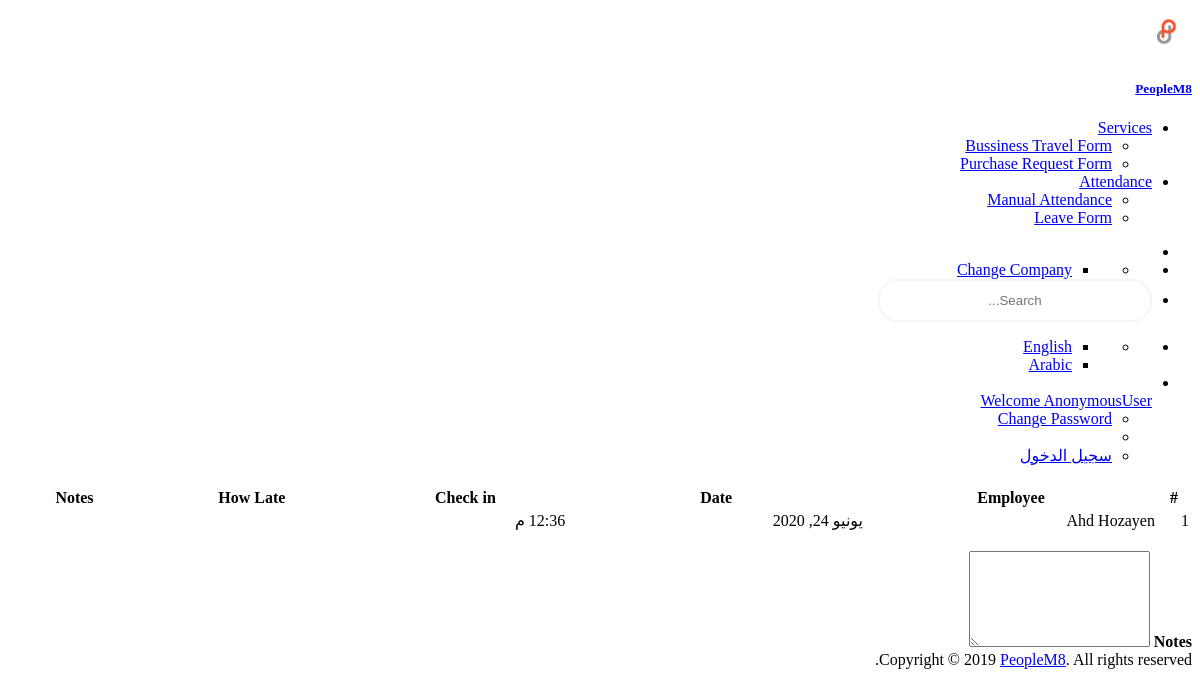
Page /report/late_report/ on the earlier database version.
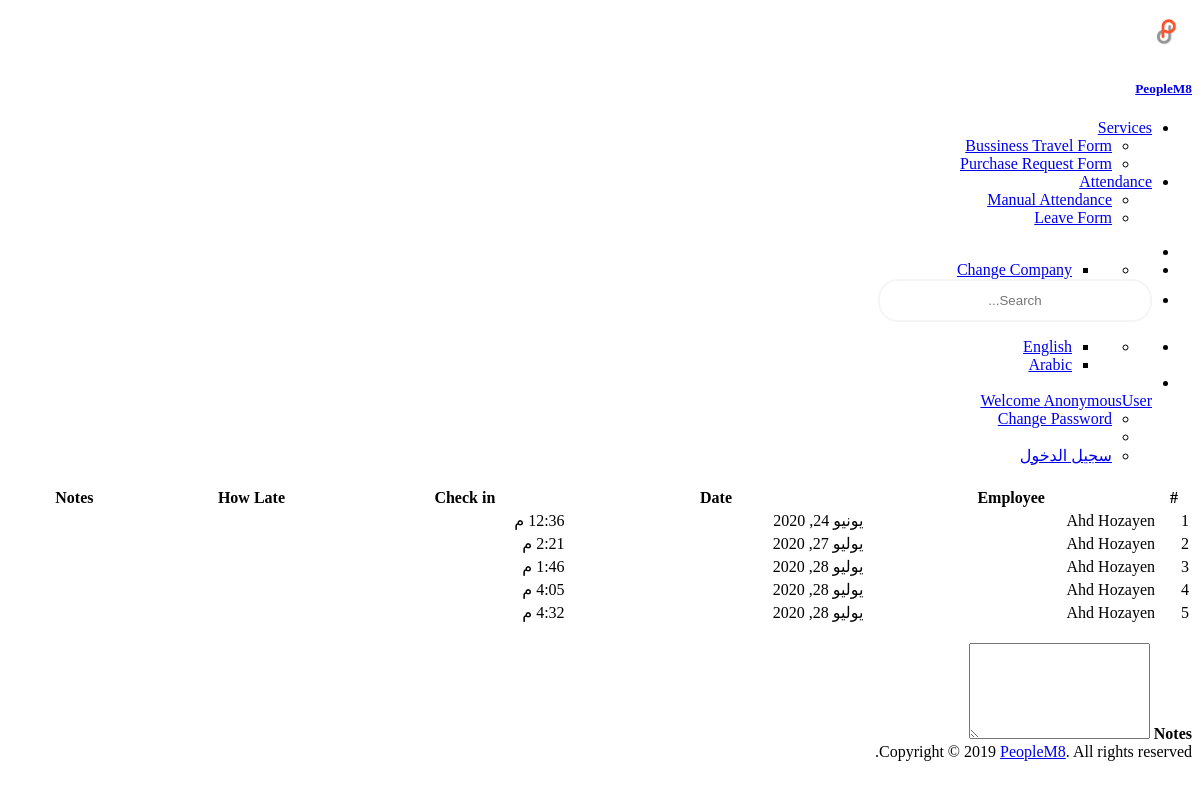
Same page on the later database version.
### attendance/models.py (models this page shows, shortened)
class Attendance(models.Model):
    employee = models.ForeignKey(Employee, related_name='emp_attendance', on_delete=models.CASCADE, blank=True, null=True,)
    date = models.DateField(blank=True, null=True,)
    check_in = models.TimeField(blank=True, null=True, )
    check_out = models.TimeField(blank=True, null=True)
    work_hours = models.CharField(max_length=100, blank=True, null=True)
    normal_hrs = models.DecimalField(decimal_places=2, max_digits=4, blank=True, null=True, default=0)
    normal_overtime_hours = models.DecimalField(decimal_places=2, max_digits=4, blank=True, null=True, default=0)
    exceptional_hrs = models.DecimalField(decimal_places=2, max_digits=4, blank=True, null=True, default=0)
    exceptional_overtime = models.DecimalField(decimal_places=2, max_digits=4, blank=True, null=True, default=0)
    delay_hrs = models.TimeField(blank=True, null=True)
    absence_days = models.IntegerField(blank=True, null=True, default=0)
    day_of_week = models.CharField(max_length=12, blank=True, null=True,)
    slug = models.SlugField(blank=True, null=True)
    created_by = models.ForeignKey(settings.AUTH_USER_MODEL, on_delete=models.CASCADE, blank=True, null=True, related_name='attendance_created_by')
    creation_date = models.DateField(auto_now_add=True)
    last_update_by = models.ForeignKey(settings.AUTH_USER_MODEL, on_delete=models.CASCADE, blank=True, null=True, related_name='attendance_last_updated_by')
    last_update_date = models.DateField(auto_now=True)
    def __str__(self):
        return self.employee.emp_name

### employee/models.py (models this page shows, shortened)
class Employee(models.Model):
    identification_type_list = [("N", _("National Id")), ("P", _("Passport"))]
    gender_list = [("M", _("Male")), ("F", _("Female"))]
    social_status_list = [("M", _("Married")), ("S", _("Single"))]
    military_status_list = [("E", _("Exemption")), ("C", _("Complete the service")), ("P", _("Postponed"))]
    religion_list = [("M", _("Muslim")), ("C", _("Chrestin"))]
    user = models.ForeignKey(settings.AUTH_USER_MODEL, on_delete=models.CASCADE, blank=True, null=True, related_name='employee_user')
    enterprise = models.ForeignKey(Enterprise, on_delete=models.CASCADE,related_name='enterprise_employee', verbose_name=_('Department'))
    emp_number = models.IntegerField(default=0, blank=True, null=True, verbose_name=_('Employee Number'))
    emp_name = models.CharField(max_length=60, verbose_name=_('Employee Name'))
    address1 = models.CharField(max_length=255, blank=True, null=True, verbose_name=_('address1'))
    address2 = models.CharField(max_length=255, blank=True, null=True, verbose_name=_('address2'))
    phone = models.CharField(max_length=255, blank=True, null=True, verbose_name=_('phone'))
    mobile = models.CharField(max_length=255, blank=True, null=True, verbose_name=_('mobile'))
    date_of_birth = models.DateField(auto_now=False, auto_now_add=False, blank=True, null=True, verbose_name=_('Birthdate'))
    hiredate = models.DateField(auto_now=False, auto_now_add=False, default=date.today, verbose_name=_('Hire Date'))
    email = models.EmailField(blank=True, null=True, verbose_name=_('email'))
    picture = models.ImageField(null=True, blank=True, verbose_name=_('picture'))
    is_active = models.BooleanField(blank=True, default=True, verbose_name=_('Is Active'))
    identification_type	= 	models.CharField(max_length=5, choices=identification_type_list, null=True, blank=True, verbose_name=_('ID Type'))
    id_number = models.CharField(max_length=50, blank=True, null=True, verbose_name=_('ID Number'))
    place_of_birth = models.CharField(max_length=100, blank=True, null=True, verbose_name=_('Place of Birth'))
    nationality = models.CharField(max_length=20, blank=True, null=True, verbose_name=_('Nationality'))
    field_of_study = models.CharField(max_length=30, blank=True, null=True, verbose_name=_('Field of Study'))
    education_degree = models.CharField(max_length=30, blank=True, null=True, verbose_name=_('Eductaion Degree'))
    gender = models.CharField(max_length=5, choices=gender_list, null=True, blank=True, verbose_name=_('Gender'))
    social_status	= 	models.CharField(max_length=5, choices=social_status_list, null=True, blank=True, verbose_name=_('Social Status'))
    military_status	= 	models.CharField(max_length=5, choices=military_status_list, null=True, blank=True, verbose_name=_('Milatery Status'))
    religion	= 	models.CharField(max_length=5, choices=religion_list, null=True, blank=True, verbose_name=_('Religion'))
    insured = models.BooleanField(verbose_name=_('Insured'))
    insurance_number = models.CharField(max_length=30, blank=True, null=True, verbose_name=_('Insurance Number'))
    insurance_date = models.DateField(auto_now=False, auto_now_add=False, blank=True, null=True, verbose_name=_('Insurance Date'))
    insurance_salary = models.FloatField(default=0.0, null=True, blank=True, verbose_name=_('Insurance Salary'))
    has_medical = models.BooleanField(verbose_name=_('Has Medical'))
    medical_number = models.CharField(max_length=30, blank=True, null=True, verbose_name=_('Medical Number'))
    medical_date = models.DateField(auto_now=False, auto_now_add=False, blank=True, null=True, verbose_name=_('Medical Date'))
    start_date = models.DateField(auto_now=False, auto_now_add=False, default=date.today, verbose_name=_('Start Date'))
    end_date = models.DateField(auto_now=False, auto_now_add=False, blank=True, null=True, verbose_name=_('End Date'))
    created_by = models.ForeignKey(settings.AUTH_USER_MODEL, blank=False, on_delete=models.CASCADE, related_name="emp_created_by")
    creation_date = models.DateField(auto_now=True, auto_now_add=False)
    last_update_by = models.ForeignKey(settings.AUTH_USER_MODEL, blank=True, null=True, on_delete=models.CASCADE)
    last_update_date = models.DateField(auto_now=False, auto_now_add=True)
    def __str__(self):
        return self.emp_name

### report/views.py (the view)
# urls.py: path('late_report/', views.late_report, name='late_report'),
def late_report(request):
    late=Attendance.objects.filter(check_in__gt='9:00')
    print(late)
    return render(request,'late_report.html',{'late':late})

### report/templates/late_report.html (shortened to what this page needs)
{% extends "master.html" %}
{% load staticfiles %}
{% load crispy_forms_tags %}
{% load l10n %}
{% load i18n %}
{% block body %}
<div class="container-fluid">
  <div class="row" style="margin-left:0px;">
    <div class="col-md-12">
      <div class="bgc-white bd bdrs-3 p-20 mB-20">
        <table class="table table-striped table-bordered" id="dataTable" width="100%">
          <thead>
            <tr>
              <th>#</th>
              <th>Employee</th>
              <th>Date</th>
              <th>Check in</th>
              <th>How Late</th>
              <th>Notes</th>
            </tr>
          </thead>
          <tbody>
            {% for i in late %}
            <tr>
              <td>{{ forloop.counter }}</td>
              <td>{{i.employee}}</td>
              <td>{{i.date}}</td>
              <td>{{i.check_in}}</td>
              <td>{{i.how_late}}</td>
              <td></td>
            </tr>
            {% endfor %}
          </tbody>
        </table>
        <br>
        <form>
          <div class="form-group">
            <label for="exampleFormControlTextarea1"><strong>Notes</strong></label>
            <textarea class="form-control" id="exampleFormControlTextarea1" rows="6"></textarea>
          </div>
        </form>
      </div>
    </div>
  </div>
</div>
{% endblock body %}

Differences in the rows shown:
added Attendance: employee "Ahd Hozayen", date "يوليو 27, 2020", check_in "2:21 م"
added Attendance: employee "Ahd Hozayen", date "يوليو 28, 2020", check_in "1:46 م"
added Attendance: employee "Ahd Hozayen", date "يوليو 28, 2020", check_in "4:05 م"
added Attendance: employee "Ahd Hozayen", date "يوليو 28, 2020", check_in "4:32 م"
